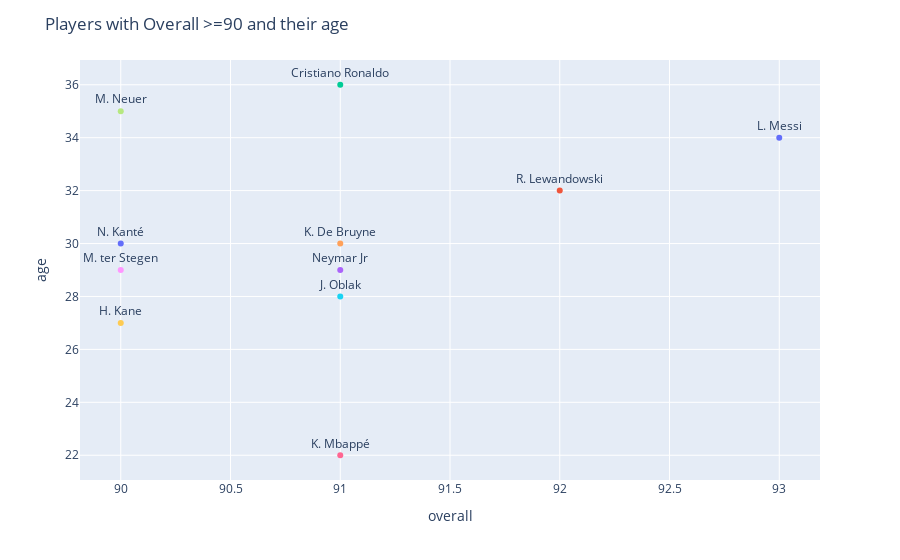

Notebook code cell kept with this figure:
### Code cell
fig = px.scatter(top_players,
                 x='overall',
                 y='age',
                 color='short_name',
                 text='short_name')

fig.update_layout(title='Players with Overall >=90 and their age',
                  showlegend=False)
fig.update_traces(textposition='top center')
fig.show()

### Figure 1 — Plotly figure (JSON) as saved in the notebook; plotly's stock layout.template omitted (floating-point values rounded to 4 significant figures)
{"data": [{"hovertemplate": "short_name=%{text}<br>overall=%{x}<br>age=%{y}<extra></extra>", "legendgroup": "L. Messi", "marker": {"color": "#636efa", "symbol": "circle"}, "mode": "markers+text", "name": "L. Messi", "orientation": "v", "showlegend": true, "text": ["L. Messi"], "textposition": "top center", "type": "scatter", "x": [93], "xaxis": "x", "y": [34], "yaxis": "y"}, {"hovertemplate": "short_name=%{text}<br>overall=%{x}<br>age=%{y}<extra></extra>", "legendgroup": "R. Lewandowski", "marker": {"color": "#EF553B", "symbol": "circle"}, "mode": "markers+text", "name": "R. Lewandowski", "orientation": "v", "showlegend": true, "text": ["R. Lewandowski"], "textposition": "top center", "type": "scatter", "x": [92], "xaxis": "x", "y": [32], "yaxis": "y"}, {"hovertemplate": "short_name=%{text}<br>overall=%{x}<br>age=%{y}<extra></extra>", "legendgroup": "Cristiano Ronaldo", "marker": {"color": "#00cc96", "symbol": "circle"}, "mode": "markers+text", "name": "Cristiano Ronaldo", "orientation": "v", "showlegend": true, "text": ["Cristiano Ronaldo"], "textposition": "top center", "type": "scatter", "x": [91], "xaxis": "x", "y": [36], "yaxis": "y"}, {"hovertemplate": "short_name=%{text}<br>overall=%{x}<br>age=%{y}<extra></extra>", "legendgroup": "Neymar Jr", "marker": {"color": "#ab63fa", "symbol": "circle"}, "mode": "markers+text", "name": "Neymar Jr", "orientation": "v", "showlegend": true, "text": ["Neymar Jr"], "textposition": "top center", "type": "scatter", "x": [91], "xaxis": "x", "y": [29], "yaxis": "y"}, {"hovertemplate": "short_name=%{text}<br>overall=%{x}<br>age=%{y}<extra></extra>", "legendgroup": "K. De Bruyne", "marker": {"color": "#FFA15A", "symbol": "circle"}, "mode": "markers+text", "name": "K. De Bruyne", "orientation": "v", "showlegend": true, "text": ["K. De Bruyne"], "textposition": "top center", "type": "scatter", "x": [91], "xaxis": "x", "y": [30], "yaxis": "y"}, {"hovertemplate": "short_name=%{text}<br>overall=%{x}<br>age=%{y}<extra></extra>", "legendgroup": "J. Oblak", "marker": {"color": "#19d3f3", "symbol": "circle"}, "mode": "markers+text", "name": "J. Oblak", "orientation": "v", "showlegend": true, "text": ["J. Oblak"], "textposition": "top center", "type": "scatter", "x": [91], "xaxis": "x", "y": [28], "yaxis": "y"}, {"hovertemplate": "short_name=%{text}<br>overall=%{x}<br>age=%{y}<extra></extra>", "legendgroup": "K. Mbappé", "marker": {"color": "#FF6692", "symbol": "circle"}, "mode": "markers+text", "name": "K. Mbappé", "orientation": "v", "showlegend": true, "text": ["K. Mbappé"], "textposition": "top center", "type": "scatter", "x": [91], "xaxis": "x", "y": [22], "yaxis": "y"}, {"hovertemplate": "short_name=%{text}<br>overall=%{x}<br>age=%{y}<extra></extra>", "legendgroup": "M. Neuer", "marker": {"color": "#B6E880", "symbol": "circle"}, "mode": "markers+text", "name": "M. Neuer", "orientation": "v", "showlegend": true, "text": ["M. Neuer"], "textposition": "top center", "type": "scatter", "x": [90], "xaxis": "x", "y": [35], "yaxis": "y"}, {"hovertemplate": "short_name=%{text}<br>overall=%{x}<br>age=%{y}<extra></extra>", "legendgroup": "M. ter Stegen", "marker": {"color": "#FF97FF", "symbol": "circle"}, "mode": "markers+text", "name": "M. ter Stegen", "orientation": "v", "showlegend": true, "text": ["M. ter Stegen"], "textposition": "top center", "type": "scatter", "x": [90], "xaxis": "x", "y": [29], "yaxis": "y"}, {"hovertemplate": "short_name=%{text}<br>overall=%{x}<br>age=%{y}<extra></extra>", "legendgroup": "H. Kane", "marker": {"color": "#FECB52", "symbol": "circle"}, "mode": "markers+text", "name": "H. Kane", "orientation": "v", "showlegend": true, "text": ["H. Kane"], "textposition": "top center", "type": "scatter", "x": [90], "xaxis": "x", "y": [27], "yaxis": "y"}, {"hovertemplate": "short_name=%{text}<br>overall=%{x}<br>age=%{y}<extra></extra>", "legendgroup": "N. Kanté", "marker": {"color": "#636efa", "symbol": "circle"}, "mode": "markers+text", "name": "N. Kanté", "orientation": "v", "showlegend": true, "text": ["N. Kanté"], "textposition": "top center", "type": "scatter", "x": [90], "xaxis": "x", "y": [30], "yaxis": "y"}], "layout": {"legend": {"title": {"text": "short_name"}, "tracegroupgap": 0}, "margin": {"t": 60}, "showlegend": false, "title": {"text": "Players with Overall >=90 and their age"}, "xaxis": {"anchor": "y", "domain": [0, 1], "title": {"text": "overall"}}, "yaxis": {"anchor": "x", "domain": [0, 1], "title": {"text": "age"}}}}
